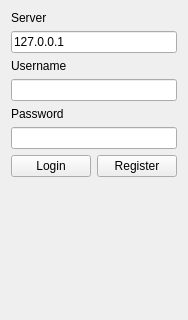
<?xml version="1.0" encoding="UTF-8"?>
<ui version="4.0">
 <class>MainWindow</class>
 <widget class="QMainWindow" name="MainWindow">
  <property name="geometry">
   <rect>
    <x>0</x>
    <y>0</y>
    <width>174</width>
    <height>320</height>
   </rect>
  </property>
  <property name="windowTitle">
   <string notr="true">QCC - Qt CryptoChat</string>
  </property>
  <widget class="QWidget" name="centralWidget">
   <layout class="QVBoxLayout" name="verticalLayout_2">
    <property name="spacing">
     <number>0</number>
    </property>
    <property name="margin">
     <number>0</number>
    </property>
    <item>
     <widget class="QStackedWidget" name="stackedWidget">
      <property name="currentIndex">
       <number>0</number>
      </property>
      <widget class="QWidget" name="loginPage">
       <layout class="QFormLayout" name="formLayout">
        <item row="0" column="0">
         <widget class="QLabel" name="serverLabel">
          <property name="text">
           <string>Server</string>
          </property>
         </widget>
        </item>
        <item row="1" column="0" colspan="2">
         <widget class="QLineEdit" name="serverLineEdit">
          <property name="text">
           <string notr="true">127.0.0.1</string>
          </property>
         </widget>
        </item>
        <item row="2" column="0">
         <widget class="QLabel" name="usernameLabel">
          <property name="text">
           <string>Username</string>
          </property>
         </widget>
        </item>
        <item row="3" column="0" colspan="2">
         <widget class="QLineEdit" name="usernameLineEdit">
          <property name="text">
           <string notr="true"/>
          </property>
         </widget>
        </item>
        <item row="4" column="0">
         <widget class="QLabel" name="passwordLabel">
          <property name="text">
           <string>Password</string>
          </property>
         </widget>
        </item>
        <item row="5" column="0" colspan="2">
         <widget class="QLineEdit" name="passwordLineEdit">
          <property name="text">
           <string notr="true"/>
          </property>
          <property name="echoMode">
           <enum>QLineEdit::Password</enum>
          </property>
         </widget>
        </item>
        <item row="6" column="0">
         <widget class="QPushButton" name="loginButton">
          <property name="text">
           <string>Login</string>
          </property>
         </widget>
        </item>
        <item row="6" column="1">
         <widget class="QPushButton" name="registerButton">
          <property name="text">
           <string>Register</string>
          </property>
         </widget>
        </item>
       </layout>
      </widget>
      <widget class="QWidget" name="mainPage">
       <layout class="QVBoxLayout" name="verticalLayout">
        <property name="spacing">
         <number>0</number>
        </property>
        <property name="margin">
         <number>0</number>
        </property>
        <item>
         <widget class="QListView" name="contactListView">
          <property name="contextMenuPolicy">
           <enum>Qt::CustomContextMenu</enum>
          </property>
          <property name="horizontalScrollBarPolicy">
           <enum>Qt::ScrollBarAlwaysOff</enum>
          </property>
          <property name="autoScroll">
           <bool>false</bool>
          </property>
          <property name="iconSize">
           <size>
            <width>16</width>
            <height>16</height>
           </size>
          </property>
         </widget>
        </item>
        <item>
         <layout class="QHBoxLayout" name="horizontalLayout">
          <property name="spacing">
           <number>0</number>
          </property>
          <item>
           <widget class="QLineEdit" name="contactLineEdit">
            <property name="text">
             <string notr="true"/>
            </property>
           </widget>
          </item>
          <item>
           <widget class="QPushButton" name="addContactButton">
            <property name="text">
             <string>Add Contact</string>
            </property>
           </widget>
          </item>
         </layout>
        </item>
       </layout>
      </widget>
     </widget>
    </item>
   </layout>
  </widget>
 </widget>
 <layoutdefault spacing="6" margin="11"/>
 <tabstops>
  <tabstop>serverLineEdit</tabstop>
  <tabstop>usernameLineEdit</tabstop>
  <tabstop>passwordLineEdit</tabstop>
  <tabstop>loginButton</tabstop>
  <tabstop>registerButton</tabstop>
  <tabstop>contactListView</tabstop>
  <tabstop>contactLineEdit</tabstop>
  <tabstop>addContactButton</tabstop>
 </tabstops>
 <resources/>
 <connections>
  <connection>
   <sender>usernameLineEdit</sender>
   <signal>returnPressed()</signal>
   <receiver>loginButton</receiver>
   <slot>click()</slot>
   <hints>
    <hint type="sourcelabel">
     <x>86</x>
     <y>82</y>
    </hint>
    <hint type="destinationlabel">
     <x>46</x>
     <y>155</y>
    </hint>
   </hints>
  </connection>
  <connection>
   <sender>passwordLineEdit</sender>
   <signal>returnPressed()</signal>
   <receiver>loginButton</receiver>
   <slot>click()</slot>
   <hints>
    <hint type="sourcelabel">
     <x>86</x>
     <y>127</y>
    </hint>
    <hint type="destinationlabel">
     <x>46</x>
     <y>155</y>
    </hint>
   </hints>
  </connection>
 </connections>
</ui>
